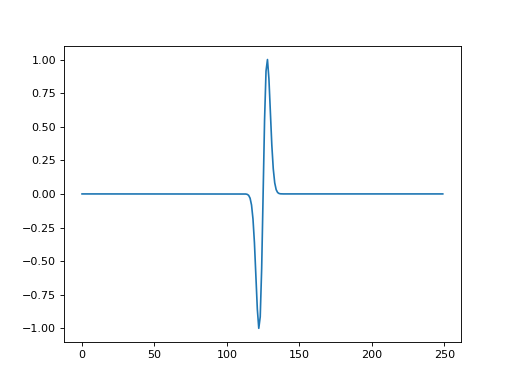

The Python source for this figure:
import matplotlib.pyplot as plt
import bruges
plt.plot(bruges.filters.generalized(.5, 0.002, 40, u=1.0))
